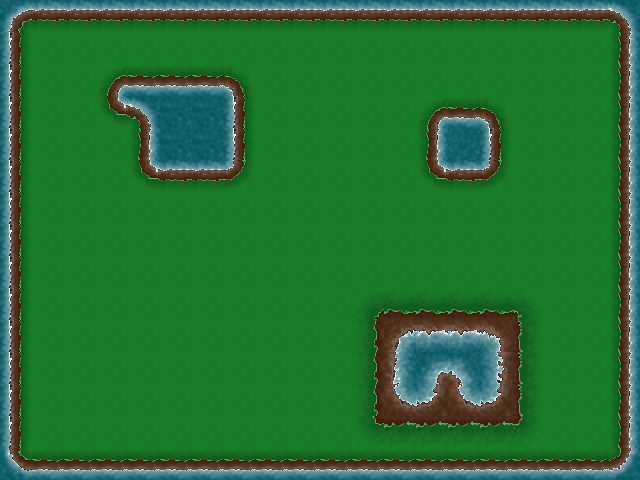

Tiled map render using the project's own tile images. Description and the map definition, with tile-layer contents summarised, below:
An orthogonal 20x15 tile map with 32x32 px tiles, 1 tile layer (Map) and 10 objects.

<map version="1.0" orientation="orthogonal" renderorder="right-down" width="20" height="15" tilewidth="32" tileheight="32" nextobjectid="28">
 <tileset firstgid="1" name="area01_level_tiles" tilewidth="32" tileheight="32">
  <image source="../img/map/area01_level_tiles.png" width="256" height="256" />
 </tileset>
 <layer name="Map" width="20" height="15">
  <data>[300 cells, 300 non-empty, 32 distinct tile ids]</data>
 </layer>
 <objectgroup name="collision">
  <object id="3" x="0" y="0" width="20" height="481" />
  <object id="4" x="22" y="458" width="618" height="20" />
  <object id="5" x="615" y="1" width="25" height="455" />
  <object id="6" x="21" y="0" width="592" height="20" />
  <object id="7" x="112" y="78" width="132" height="37" />
  <object id="8" x="138" y="118" width="105" height="60" />
  <object id="9" x="431" y="113" width="66" height="64" />
  <object id="10" x="390" y="322" width="36" height="85" />
  <object id="11" x="431" y="321" width="30" height="56" />
  <object id="12" x="468" y="322" width="33" height="85" />
 </objectgroup>
 <objectgroup name="Characters" />
</map>